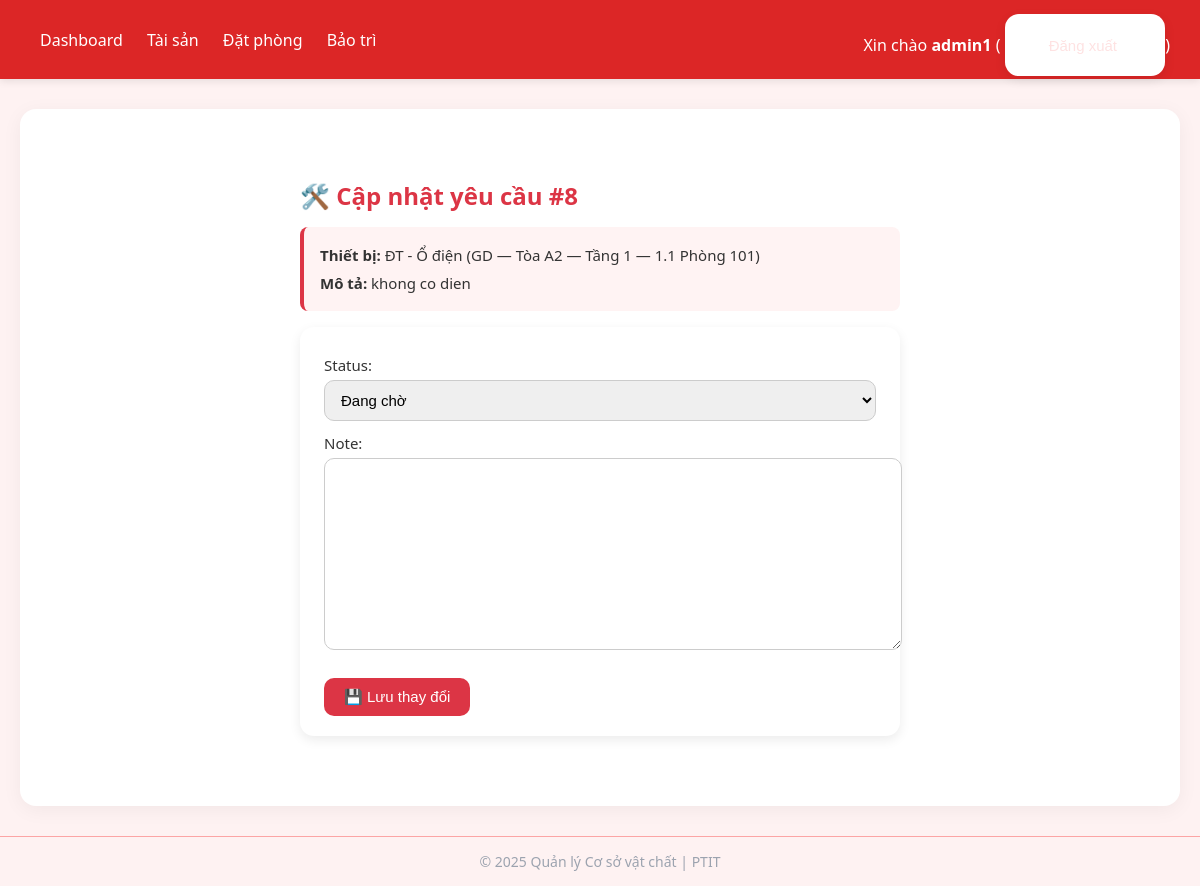
Before: /maintenance/8/update/ (signed in) with the older database file.
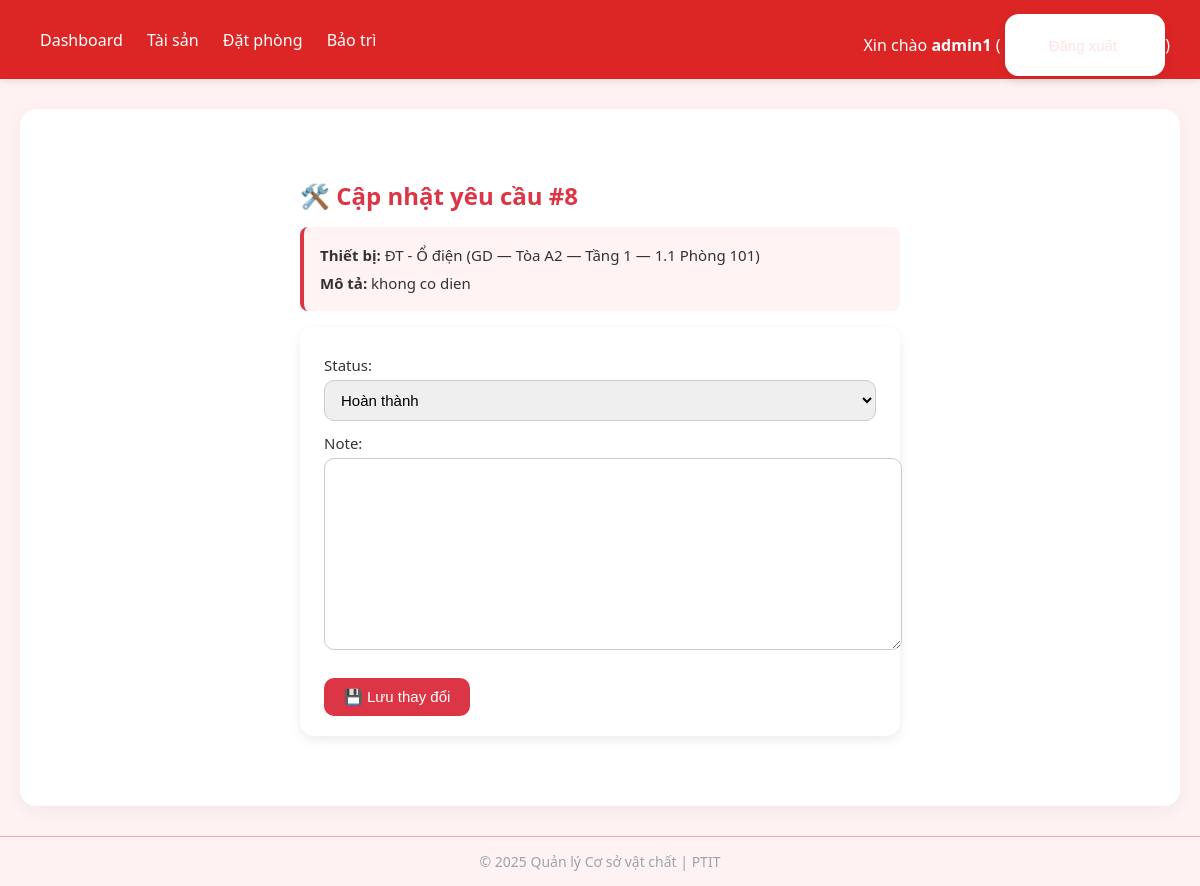
After: the same page with the newer database file.
### core/models.py (models this page shows, shortened)
class MaintenanceRequest(models.Model):
    STATUS_PENDING = 'pending'
    STATUS_IN_PROGRESS = 'in_progress'
    STATUS_DONE = 'done'
    STATUS_CHOICES = [
        (STATUS_PENDING, 'Đang chờ'),
        (STATUS_IN_PROGRESS, 'Đang xử lý'),
        (STATUS_DONE, 'Hoàn thành'),
    ]
    equipment = models.ForeignKey(Equipment, on_delete=models.CASCADE, related_name='requests', null=True, blank=True)
    created_by = models.ForeignKey(settings.AUTH_USER_MODEL, on_delete=models.SET_NULL, null=True, blank=True)
    description = models.TextField()
    note = models.TextField(blank=True)
    status = models.CharField(max_length=20, choices=STATUS_CHOICES, default=STATUS_PENDING)
    created_at = models.DateTimeField(auto_now_add=True)
    updated_at = models.DateTimeField(auto_now=True)

class Equipment(models.Model):
    STATUS_READY = 'ready'
    STATUS_MAINT = 'maint'
    STATUS_BROKEN = 'broken'
    STATUS_CHOICES = [
        (STATUS_READY, 'Sẵn sàng'),
        (STATUS_MAINT, 'Đang bảo trì'),
        (STATUS_BROKEN, 'Đã hỏng'),
    ]
    room = models.ForeignKey(Room, on_delete=models.CASCADE, related_name='equipments')
    code = models.CharField(max_length=50)
    name = models.CharField(max_length=200)
    description = models.TextField(blank=True)
    status = models.CharField(max_length=10, choices=STATUS_CHOICES, default=STATUS_READY)
    class Meta:
        unique_together = ('room', 'code')
    def __str__(self):
        return f"{self.code} - {self.name} ({self.room})"

class Room(models.Model):
    ROOM_READY = 'ready'
    ROOM_OCCUPIED = 'occupied'
    ROOM_MAINTENANCE = 'maintenance'
    ROOM_STATUS_CHOICES = [
        (ROOM_READY, 'Sẵn sàng'),
        (ROOM_OCCUPIED, 'Đang được sử dụng'),
        (ROOM_MAINTENANCE, 'Đang sửa chữa'),
    ]
    floor = models.ForeignKey(Floor, on_delete=models.CASCADE, related_name='rooms')
    code = models.CharField(max_length=50)
    name = models.CharField(max_length=200, blank=True)
    status = models.CharField(
        max_length=15,
        choices=ROOM_STATUS_CHOICES,
        default=ROOM_READY
    )
    class Meta:
        unique_together = ('floor', 'code')
    def __str__(self):
        floor_label = str(self.floor)
        room_label = f"{self.code} {self.name}".strip()
        return f"{floor_label} — {room_label}"

class Floor(models.Model):
    building = models.ForeignKey(Building, on_delete=models.CASCADE, related_name='floors')
    number = models.CharField(max_length=20)
    name = models.CharField(max_length=200, blank=True)
    class Meta:
        unique_together = ('building', 'number')
    def __str__(self):
        building_part = f"{self.building.code} — {self.building.name}"
        floor_part = self.name if self.name else f"Tầng {self.number}"
        return f"{building_part} — {floor_part}"

class Building(models.Model):
    code = models.CharField(max_length=50, unique=True)
    name = models.CharField(max_length=200)
    description = models.TextField(blank=True)

### core/views.py (the view)
# urls.py: path('maintenance/<int:pk>/update/', views.maintenance_update, name='maintenance_update'),
@login_required
@user_passes_test(is_admin)
def maintenance_update(request, pk):
    req = get_object_or_404(MaintenanceRequest, pk=pk)
    if request.method == 'POST':
        form = MaintenanceUpdateForm(request.POST, instance=req)
        if form.is_valid():
            form.save()
            if req.status == MaintenanceRequest.STATUS_DONE:
                equipment = req.equipment
                equipment.status = Equipment.STATUS_READY
                equipment.save()
            return redirect('maintenance_list')
    else:
        form = MaintenanceUpdateForm(instance=req)
    return render(request, 'core/maintenance_update.html', {'form': form, 'req': req})

### core/forms.py
class MaintenanceUpdateForm(forms.ModelForm):
    class Meta:
        model = MaintenanceRequest
        fields = ['status', 'note']

### core/views.py (called while the page is built)
def is_admin(user):
    return user.is_superuser

### templates/core/maintenance_update.html (shortened to what this page needs)
{% extends 'core/base.html' %}
{% block content %}
<div class="container">
  <h2>🛠️ Cập nhật yêu cầu #{{ req.id }}</h2>
  <div class="info-box">
    <p><strong>Thiết bị:</strong> {{ req.equipment }}</p>
    <p><strong>Mô tả:</strong> {{ req.description }}</p>
  </div>
  <form method="post">
    {{ form.as_p }}
    <button type="submit">💾 Lưu thay đổi</button>
  </form>
</div>
{% endblock %}

Changed rows visible on the page:
changed MaintenanceRequest "khong co dien": status "Đang chờ" → "Hoàn thành"
